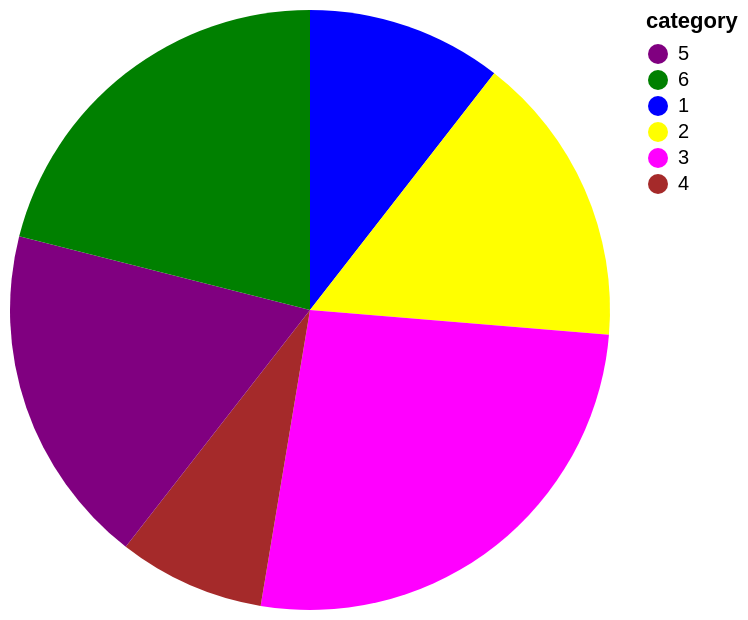

Write a Vega-Lite specification for this figure.
### Vega-Lite specification from a JSON file in a GitHub repository (floating-point values rounded to 4 significant figures)
{"$schema": "https://vega.github.io/schema/vega-lite/v5.json", "description": "A simple pie chart with embedded data.", "data": {"values": [{"category": 1, "value": 4}, {"category": 2, "value": 6}, {"category": 3, "value": 10}, {"category": 4, "value": 3}, {"category": 5, "value": 7}, {"category": 6, "value": 8}]}, "mark": "arc", "encoding": {"theta": {"field": "value", "type": "quantitative"}, "color": {"field": "category", "type": "nominal", "scale": {"range": ["purple", "green", "blue", "yellow", "magenta", "brown"], "domain": {"unionWith": [5, 6]}}, "sort": null}}}
